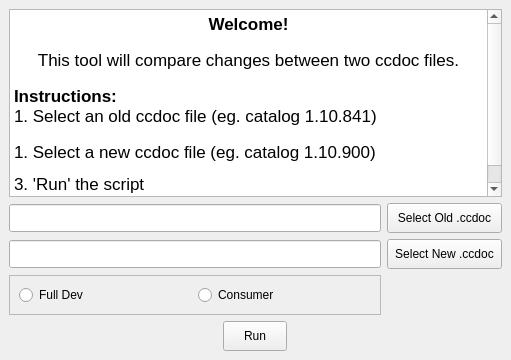
<?xml version="1.0" encoding="UTF-8"?>
<ui version="4.0">
 <class>MainWindow</class>
 <widget class="QMainWindow" name="MainWindow">
  <property name="geometry">
   <rect>
    <x>0</x>
    <y>0</y>
    <width>511</width>
    <height>360</height>
   </rect>
  </property>
  <property name="windowTitle">
   <string>Clips Content Bundle Generator</string>
  </property>
  <property name="styleSheet">
   <string notr="true">QLineEdit {
padding: 5px;
}

QPushButton {
padding: 7px;
}
</string>
  </property>
  <widget class="QWidget" name="centralwidget">
   <layout class="QGridLayout" name="gridLayout">
    <item row="1" column="0">
     <widget class="QLineEdit" name="oldLineEdit">
      <property name="styleSheet">
       <string notr="true"/>
      </property>
     </widget>
    </item>
    <item row="4" column="0" colspan="2" alignment="Qt::AlignHCenter">
     <widget class="QPushButton" name="runButton">
      <property name="styleSheet">
       <string notr="true">margin-left: 10px;
margin-right: 10px;
padding-left: 20px;
padding-right: 20px;</string>
      </property>
      <property name="text">
       <string>Run</string>
      </property>
     </widget>
    </item>
    <item row="2" column="1">
     <widget class="QPushButton" name="selectNewPlistButton">
      <property name="text">
       <string>Select New .ccdoc</string>
      </property>
     </widget>
    </item>
    <item row="0" column="0" colspan="2">
     <widget class="QTextBrowser" name="textBrowser">
      <property name="html">
       <string>&lt;!DOCTYPE HTML PUBLIC &quot;-//W3C//DTD HTML 4.0//EN&quot; &quot;http://www.w3.org/TR/REC-html40/strict.dtd&quot;&gt;
&lt;html&gt;&lt;head&gt;&lt;meta name=&quot;qrichtext&quot; content=&quot;1&quot; /&gt;&lt;style type=&quot;text/css&quot;&gt;
p, li { white-space: pre-wrap; }
&lt;/style&gt;&lt;/head&gt;&lt;body style=&quot; font-family:'MS Shell Dlg 2'; font-size:8.25pt; font-weight:400; font-style:normal;&quot;&gt;
&lt;p align=&quot;center&quot; style=&quot; margin-top:16px; margin-bottom:12px; margin-left:0px; margin-right:0px; -qt-block-indent:0; text-indent:0px;&quot;&gt;&lt;span style=&quot; font-family:'.AppleSystemUIFont'; font-size:13pt; font-weight:600;&quot;&gt;Welcome!&lt;/span&gt;&lt;/p&gt;
&lt;p align=&quot;center&quot; style=&quot; margin-top:16px; margin-bottom:12px; margin-left:0px; margin-right:0px; -qt-block-indent:0; text-indent:0px;&quot;&gt;&lt;span style=&quot; font-family:'Helvetica Neue'; font-size:13pt;&quot;&gt;This tool will compare changes between two ccdoc files.&lt;/span&gt;&lt;/p&gt;
&lt;p style=&quot; margin-top:16px; margin-bottom:12px; margin-left:0px; margin-right:0px; -qt-block-indent:0; text-indent:0px;&quot;&gt;&lt;span style=&quot; font-family:'.AppleSystemUIFont'; font-size:13pt; font-weight:600;&quot;&gt;Instructions:&lt;/span&gt;&lt;span style=&quot; font-family:'.AppleSystemUIFont'; font-size:13pt;&quot;&gt;&lt;br /&gt;1. Select an old ccdoc file (eg. catalog 1.10.841)&lt;/span&gt;&lt;/p&gt;
&lt;p style=&quot; margin-top:16px; margin-bottom:12px; margin-left:0px; margin-right:0px; -qt-block-indent:0; text-indent:0px;&quot;&gt;&lt;span style=&quot; font-family:'.AppleSystemUIFont'; font-size:13pt;&quot;&gt;1. Select a new ccdoc file (eg. catalog 1.10.900)&lt;/span&gt;&lt;/p&gt;
&lt;p style=&quot; margin-top:0px; margin-bottom:0px; margin-left:0px; margin-right:0px; -qt-block-indent:0; text-indent:0px;&quot;&gt;&lt;span style=&quot; font-family:'Helvetica Neue'; font-size:13pt;&quot;&gt;3. 'Run' the script&lt;/span&gt;&lt;/p&gt;
&lt;p style=&quot;-qt-paragraph-type:empty; margin-top:0px; margin-bottom:0px; margin-left:0px; margin-right:0px; -qt-block-indent:0; text-indent:0px; font-family:'Helvetica Neue'; font-size:13pt;&quot;&gt;&lt;br /&gt;&lt;/p&gt;&lt;/body&gt;&lt;/html&gt;</string>
      </property>
     </widget>
    </item>
    <item row="1" column="1">
     <widget class="QPushButton" name="selectOldPlistButton">
      <property name="text">
       <string>Select Old .ccdoc</string>
      </property>
     </widget>
    </item>
    <item row="2" column="0">
     <widget class="QLineEdit" name="newLineEdit"/>
    </item>
    <item row="3" column="0">
     <widget class="QFrame" name="frame">
      <property name="frameShape">
       <enum>QFrame::StyledPanel</enum>
      </property>
      <property name="frameShadow">
       <enum>QFrame::Raised</enum>
      </property>
      <layout class="QHBoxLayout" name="horizontalLayout">
       <item>
        <widget class="QRadioButton" name="fullDevRadioButton">
         <property name="text">
          <string>Full Dev</string>
         </property>
        </widget>
       </item>
       <item>
        <widget class="QRadioButton" name="consumerRadioButton">
         <property name="text">
          <string>Consumer</string>
         </property>
        </widget>
       </item>
      </layout>
     </widget>
    </item>
   </layout>
  </widget>
 </widget>
 <resources/>
 <connections/>
</ui>
